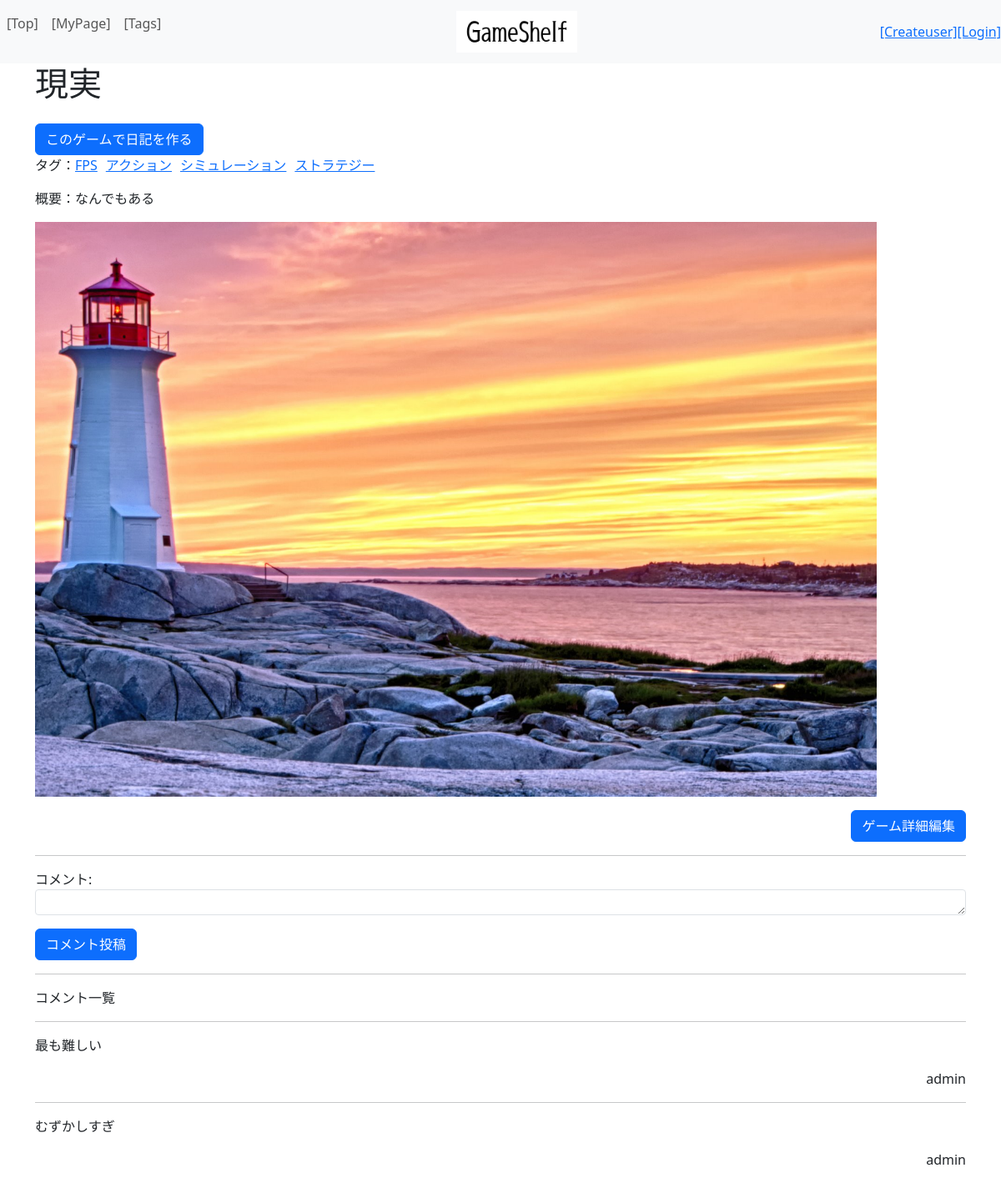
The app's page /game/3 with its own data.
### game/models.py (models this page shows, shortened)
class Game(models.Model):
    game_tag = models.ManyToManyField(Tag)
    game_title = models.CharField(max_length=100)
    game_content = models.TextField()
    game_image = models.ImageField(upload_to="media/", blank=True, null=True)

class GameComment(models.Model):
    game_comment_user = models.ForeignKey(CustomUser, on_delete=models.CASCADE)
    game_comment_game = models.ForeignKey(Game, on_delete=models.CASCADE)
    game_comment_comment = models.CharField(max_length=1000)

### top/models.py (models this page shows)
class Tag(models.Model):
    tag = models.CharField(max_length=100)
    def __str__(self):
        return self.tag
    class Meta:
        ordering = ['tag']

### accounts/models.py (models this page shows)
class CustomUser(AbstractUser):
    userimage = models.ImageField(verbose_name='プロフィール画像', upload_to="media/", blank=True, null=True) #プロフ画像を管理
    exp = models.IntegerField(verbose_name='経験値', blank=True, null=True) #ユーザーの経験値を管理
    rank = models.IntegerField(verbose_name='ランク', blank=True, null=True) #ユーザーのランクを管理
    nickname = models.CharField(verbose_name='ニックネーム', max_length=10, blank=False, null=False)

### game/views.py (the view, shortened to what this page needs)
# urls.py: path('<int:game_id>', views.game,name="game"),
def game(request, game_id):
    game    = Game.objects.get(pk=game_id) # Game オブジェクトを取得、gameIDを主キーとしてGET
    comment = GameComment.objects.filter(game_comment_game=game) #game_comment_game = models.ForeignKey(Game, on_delete=models.CASCADE)
    form    = GameCommentForm() #コメント入力用フォーム
    params = {
        "login_user"    :   request.user, #現在のログインユーザー情報（request.user）
        "displaygame"   :   game, #game詳細情報全体
        "displaycomment":   comment, #gameに対してのコメント一覧
        "commentform"   :   form,
    }
    return render(request, 'game/game.html', params)

### game/forms.py
class GameCommentForm(forms.ModelForm): #保存用にModelFormを使う
    class Meta:
        model=GameComment #参照先のテーブル（モデル）
        fields=["game_comment_comment"]
        widgets={
            "game_comment_comment": forms.Textarea(attrs={"class":"form-control form-control-sm","rows": 1}),
        }
        labels = {
            "game_comment_comment": "",  # ラベルを空に設定する
        }

### game/templates/game/game.html (shortened to what this page needs)
{% extends "top/layout.html" %}
{% load static %}
{% block content %}
<h1>{{ displaygame.game_title }}</h1>
<a href="{% url 'newdiary' displaygame.id %}" class="btn btn-primary mt-3">このゲームで日記を作る</a>
<ul class="tags-container">
<p>タグ：
    {% for tag in displaygame.game_tag.all %}
        <li class="tag-item">
        <a href="{% url 'tag_search' tag.id %}">{{ tag }} </a>
        </li>
    {% endfor %}
</p>
</ul>
<p>概要：{{ displaygame.game_content }}</p>
{% if displaygame.game_image %}
    <img src="{{ MEDIA_URL }}{{ displaygame.game_image.url }}" alt="{{ displaygame.game_title }}">
{% endif %}
<form action="{% url 'editgame' displaygame.id %}" method="get" class="mt-3">
    <div style="text-align: right;">
    <button class="btn btn-primary">ゲーム詳細編集</button>
    </div>
</form>
<hr>
<form action="{% url 'game' displaygame.id %}" method="post" class="mt-3">
    <label>コメント:</label>
    {{ commentform.as_p }}
    <button class="btn btn-primary">コメント投稿</button>
</form>
<hr>
<p>コメント一覧</p>
{% for comment in displaycomment %}
    <hr>
    <p>{{ comment.game_comment_comment }}</p>
    <div style="text-align: right;">
        <p>{{comment.game_comment_user}}</p>
    </div>
{% endfor %}
{% endblock %}

### top/templates/top/layout.html (style rules this page uses)
.tags-container { list-style: none; padding: 0; margin: 0; display: flex; flex-wrap: wrap; }
.tag-item { margin-right: 10px; }

### records on screen
Game: game_title "現実", game_content "なんでもある", game_image (picture)
Tag: tag "FPS"
Tag: tag "アクション"
Tag: tag "シミュレーション"
Tag: tag "ストラテジー"
GameComment: game_comment_comment "最も難しい", game_comment_user "admin"
GameComment: game_comment_comment "むずかしすぎ", game_comment_user "admin"
